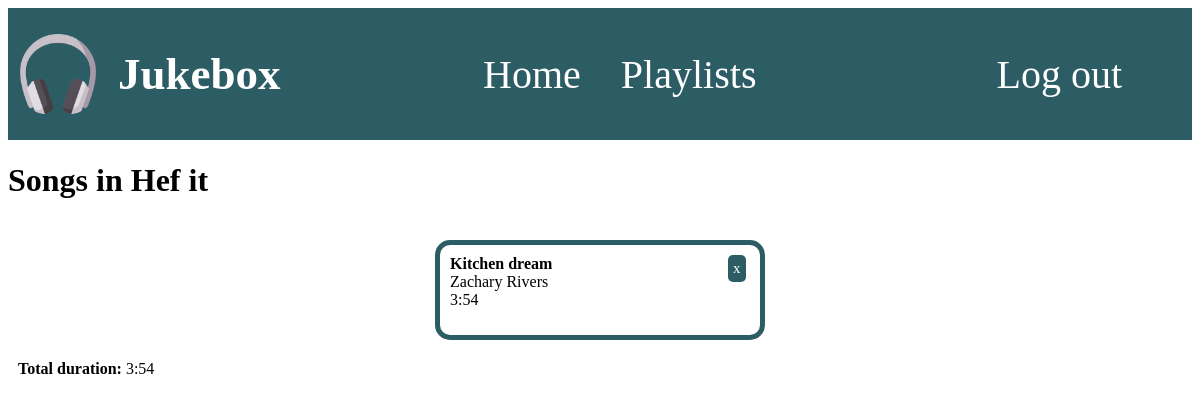
Screenshot of /app/playlist/25/ (signed in) with the database file from the repository.
### app/models.py (models this page shows, shortened)
class Playlist(models.Model):
    name = models.CharField(max_length=255)
    songs = models.ManyToManyField(Song, default=None, blank=True)
    owner = models.ForeignKey(settings.AUTH_USER_MODEL, on_delete=models.CASCADE, blank=True, null=True)

class Song(models.Model):
    title = models.CharField(max_length=255)
    artist = models.CharField(max_length=255)
    genre = models.ForeignKey(Genre, on_delete=models.CASCADE)
    duration = models.IntegerField(default=0)

### app/views.py (the view)
# urls.py: path('playlist/<int:playlist_id>/', views.playlist_detail, name='playlist_detail'),
@login_required(login_url='Home')
def playlist_detail(request, playlist_id):
    duration = 0
    playlist = get_object_or_404(Playlist, id=playlist_id)
    songs = playlist.songs.all()
    for song in songs:
        duration += song.duration
    return render(request, 'app/playlist_detail.html', {'playlist': playlist, 'songs': songs, 'duration': duration})

### app/templatetags/operations.py (called while the page is built)
@register.filter
def seconds_to_minutes(value):
    minutes = value // 60
    seconds = value % 60
    return f'{minutes}:{seconds:02d}'

@register.filter
def cut(value):
    x = value.rstrip("...")
    return x

### app/templates/app/playlist_detail.html (shortened to what this page needs)
{% extends 'app/home.html' %}
{% load operations %}
{% load static %}
{% block content %}
<h1>Songs in {{playlist.name}}</h1>
<div class="song_parent">
    {% for song in songs %}
        <div class="Song_box">
            <a href="{% url 'remove_song' playlist.id song.id %}" class="add_btn"> x </a>
            <div class="song_details">
                <strong>{{ song.title|cut }}</strong>
                <br>
                {{ song.artist }}
                <br>
                {{ song.duration|seconds_to_minutes }}
            </div>
        </div>
    {% empty %}
        No songs available in this genre.
    {% endfor %}
</div>
<div class="duration">
   <strong>Total duration: </strong>
    {{ duration|seconds_to_minutes }}
</div>
{% endblock %}

### static/css/home.css (style rules this page uses)
a { text-decoration: none; color: white; font-size:40px; margin-right: 40px; }
.song_parent { display: flex; flex-direction: row; flex-wrap: wrap; justify-content: space-evenly; }
.Song_box { position: relative; margin-top: 20px; border: 5px solid #2c5c64; border-radius: 15px; height: 70px; width: 300px; padding: 10px; }
.add_btn { position: absolute; top: 10px; left: 90%; background-color: #2c5c64; color: white; border: none; border-radius: 5px; padding: 5px; cursor: pointer; font-size: 15px; }
.song_details { padding-right: 50px; }
.duration { margin-left: 10px; margin-top: 20px; }

### rows the page displays
Playlist: name "Hef it"
Song: title "Kitchen dream", artist "Zachary Rivers", duration|seconds_to_minutes "3:54"

### other values shown
{{ duration|seconds_to_minutes }} "3:54"
